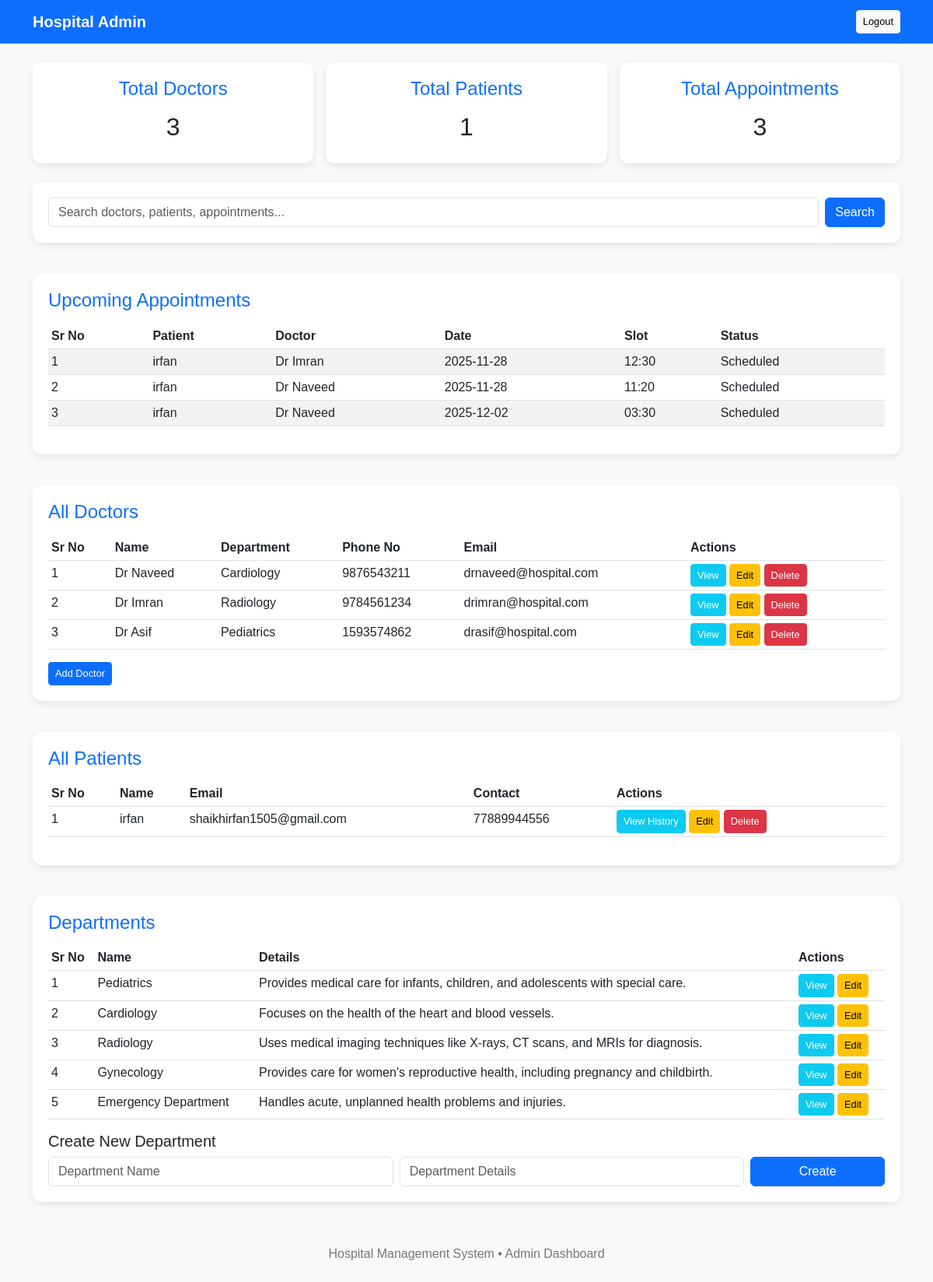
The app's page /admin/dashboard (signed in), older data.
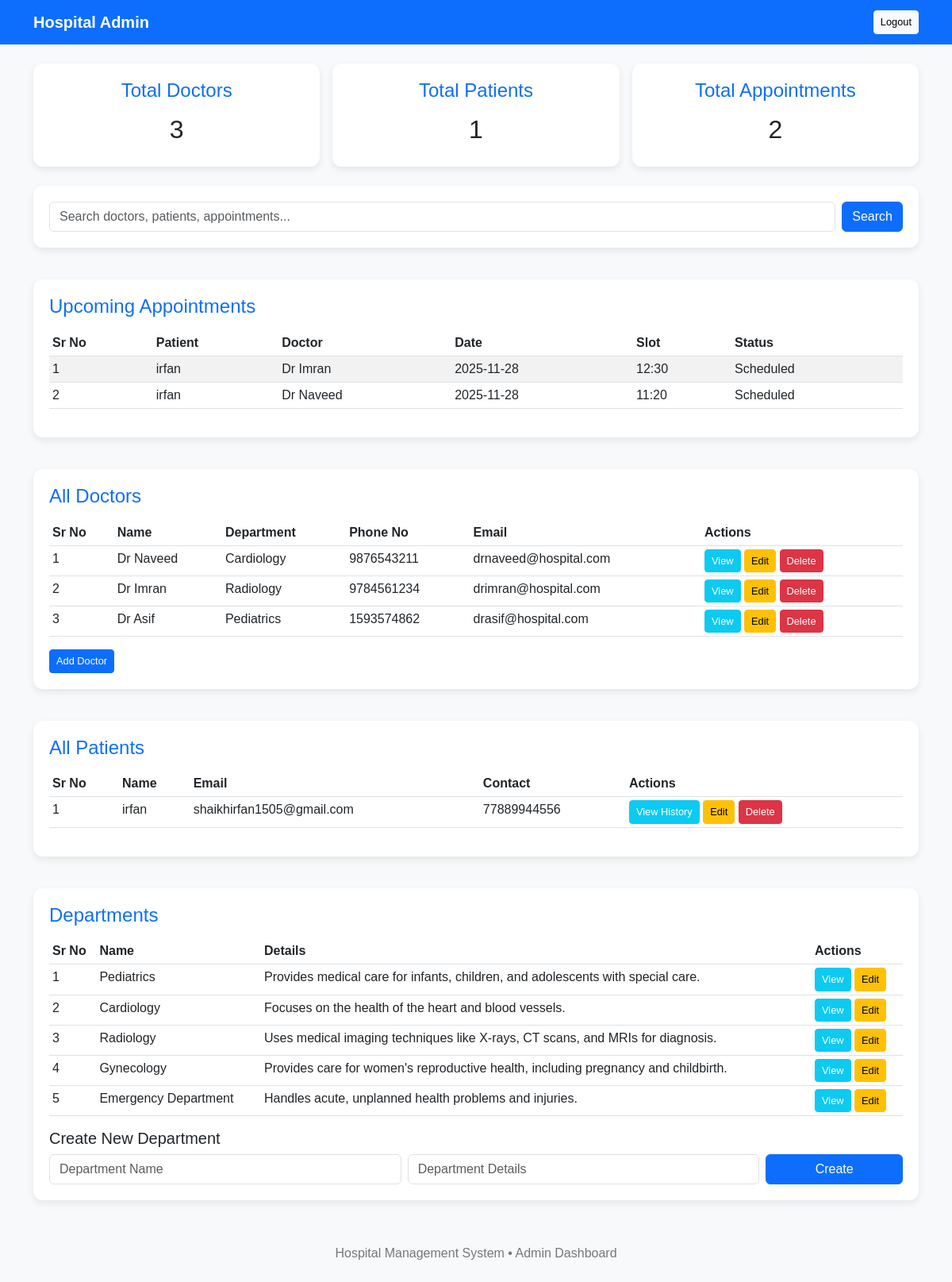
The same page, newer data.
### application/models.py (models this page shows)
class Appointment(db.Model):
    id = db.Column(db.Integer, primary_key=True)
    patient_id = db.Column(db.Integer, db.ForeignKey('patient.id'))
    doctor_id = db.Column(db.Integer, db.ForeignKey('doctor.id'))
    department_id = db.Column(db.Integer, db.ForeignKey('department.id'))
    date = db.Column(db.String(20))
    slot = db.Column(db.String(20))
    status = db.Column(db.String(20), default='Scheduled')
    doctor = db.relationship('Doctor', backref='appointments')
    department = db.relationship('Department', backref='appointments')
    patient = db.relationship('Patient', backref='appointments')

class Patient(db.Model):
    id = db.Column(db.Integer, primary_key=True)
    name = db.Column(db.String(100), nullable=False)
    email = db.Column(db.String(100), unique=True)
    phone = db.Column(db.String(20))
    user_id = db.Column(db.Integer, db.ForeignKey('user.id'))

class Doctor(db.Model):
    id = db.Column(db.Integer, primary_key=True)
    name = db.Column(db.String(100), nullable=False)
    email = db.Column(db.String(100), unique=True)
    phone = db.Column(db.String(20), nullable=False)
    experience = db.Column(db.Integer)
    details = db.Column(db.Text)
    available_slots = db.Column(db.Text)  # Could store JSON string for slots
    department_id = db.Column(db.Integer, db.ForeignKey('department.id'))
    department = db.relationship('Department', backref='doctors')

class Department(db.Model):
    id = db.Column(db.Integer, primary_key=True)
    name = db.Column(db.String(100), nullable=False)
    details = db.Column(db.Text)

### application/controllers.py (the view)
    @app.route('/admin/dashboard')
    def admin_dashboard():
        if 'role' not in session or session['role'] != 'admin':
            flash("Access denied!", "danger")
            return redirect(url_for('login'))
        doctors = Doctor.query.all()
        patients = Patient.query.all()
        total_doctors = len(doctors)
        total_patients = len(patients)
        total_appointments = Appointment.query.count()
        departments = Department.query.all()
        upcoming_appointments = Appointment.query.all()  # or filter by future date
        return render_template('admin_dash.html',
                            doctors=doctors,
                            patients=patients,
                            total_doctors=total_doctors,
                            departments=departments,
                            total_patients=total_patients,
                            total_appointments=total_appointments,
                            upcoming_appointments=upcoming_appointments)

### templates/admin_dash.html (shortened to what the changed rows need)
<!DOCTYPE html>
<html lang="en">
<head>
    <link href="https://cdn.jsdelivr.net/npm/bootstrap@5.3.0/dist/css/bootstrap.min.css" rel="stylesheet">
</head>
<body>
<div class="container mt-4">
    <div class="row g-3">
        <div class="col-md-4">
            <div class="dashboard-card text-center">
                <h2>{{ total_doctors }}</h2>
            </div>
        </div>
        <div class="col-md-4">
            <div class="dashboard-card text-center">
                <h2>{{ total_patients }}</h2>
            </div>
        </div>
        <div class="col-md-4">
            <div class="dashboard-card text-center">
                <h4>Total Appointments</h4>
                <h2>{{ total_appointments }}</h2>
            </div>
        </div>
    </div>
    <div class="table-section">
        <table class="table table-striped table-sm">
            <thead>
                <tr>
                    <th>Sr No</th>
                    <th>Patient</th>
                    <th>Doctor</th>
                    <th>Date</th>
                    <th>Slot</th>
                    <th>Status</th>
                </tr>
            </thead>
            <tbody>
                {% for appt in upcoming_appointments %}
                <tr>
                    <td>{{ loop.index }}</td>
                    <td>{{ appt.patient.name }}</td>
                    <td>{{ appt.doctor.name }}</td>
                    <td>{{ appt.date }}</td>
                    <td>{{ appt.slot }}</td>
                    <td>{{ appt.status }}</td>
                </tr>
                {% endfor %}
            </tbody>
        </table>
    </div>
    <div class="table-section">
        <table class="table table-hover table-sm">
            <thead>
                <tr>
                    <th>Sr No</th>
                    <th>Name</th>
                    <th>Department</th>
                    <th>Phone No</th>
                    <th>Email</th>
                    <th>Actions</th>
                </tr>
            </thead>
            <tbody>
                {% for doctor in doctors %}
                <tr>
                    <td>{{ loop.index }}</td>
                    <td>{{ doctor.name }}</td>
                    <td>{{ doctor.department.name }}</td>
                    <td>{{ doctor.phone }}</td>
                    <td>{{ doctor.email }}</td>
                    <td>
                        <a href="/admin/doctor/{{ doctor.id }}" class="btn btn-sm btn-info text-white">View</a>
                        <a href="/admin/doctor/edit/{{ doctor.id }}" class="btn btn-sm btn-warning">Edit</a>
                        <a href="/admin/doctor/delete/{{ doctor.id }}" class="btn btn-sm btn-danger">Delete</a>
                    </td>
                </tr>
                {% endfor %}
            </tbody>
        </table>
    </div>
    <div class="table-section">
        <table class="table table-hover table-sm">
            <thead>
                <tr>
                    <th>Sr No</th>
                    <th>Name</th>
                    <th>Email</th>
                    <th>Contact</th>
                    <th>Actions</th>
                </tr>
            </thead>
            <tbody>
                {% for patient in patients %}
                <tr>
                    <td>{{ loop.index }}</td>
                    <td>{{ patient.name }}</td>
                    <td>{{ patient.email }}</td>
                    <td>{{ patient.phone }}</td>
                    <td>
                        <a href="/admin/patient/{{ patient.id }}/history" class="btn btn-sm btn-info text-white">View History</a>
                        <a href="/admin/patient/edit/{{ patient.id }}" class="btn btn-sm btn-warning">Edit</a>
                        <a href="/admin/patient/delete/{{ patient.id }}" class="btn btn-sm btn-danger">Delete</a>
                    </td>
                </tr>
                {% endfor %}
            </tbody>
        </table>
    </div>
    <div class="table-section">
        <table class="table table-hover table-sm mb-3">
            <thead>
                <tr>
                    <th>Sr No</th>
                    <th>Name</th>
                    <th>Details</th>
                    <th>Actions</th>
                </tr>
            </thead>
            <tbody>
                {% for dept in departments %}
                <tr>
                    <td>{{ loop.index }}</td>
                    <td>{{ dept.name }}</td>
                    <td>{{ dept.details }}</td>
                    <td>
                        <a href="/admin/department/{{ dept.id }}" class="btn btn-sm btn-info text-white">View</a>
                        <a href="/admin/departments/edit/{{ dept.id }}" class="btn btn-sm btn-warning">Edit</a>
                    </td>
                </tr>
                {% endfor %}
            </tbody>
        </table>
    </div>
</div>
</body>
</html>

Row changes from the older to the newer data that the page shows:
removed Appointment: patient.name "irfan", doctor.name "Dr Naveed", date "2025-12-02", slot "03:30", status "Scheduled"
Text that changed along with them:
{{ total_appointments }}: "3" → "2"
